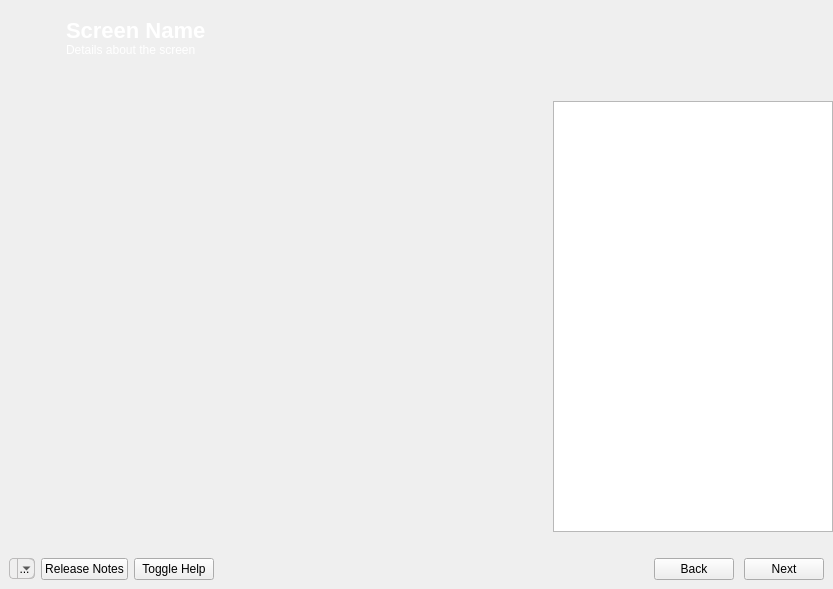
<?xml version="1.0" encoding="UTF-8"?>
<ui version="4.0">
 <class>YaliMain</class>
 <widget class="QWidget" name="YaliMain">
  <property name="geometry">
   <rect>
    <x>0</x>
    <y>0</y>
    <width>833</width>
    <height>589</height>
   </rect>
  </property>
  <property name="windowTitle">
   <string>Yali4</string>
  </property>
  <layout class="QGridLayout" name="gridLayout_3">
   <property name="margin">
    <number>0</number>
   </property>
   <item row="0" column="0">
    <widget class="QWidget" name="Yali" native="true">
     <layout class="QGridLayout" name="gridLayout_2">
      <property name="margin">
       <number>0</number>
      </property>
      <item row="0" column="0">
       <widget class="QFrame" name="frame_4">
        <property name="sizePolicy">
         <sizepolicy hsizetype="Preferred" vsizetype="Preferred">
          <horstretch>0</horstretch>
          <verstretch>0</verstretch>
         </sizepolicy>
        </property>
        <property name="frameShape">
         <enum>QFrame::NoFrame</enum>
        </property>
        <property name="frameShadow">
         <enum>QFrame::Raised</enum>
        </property>
        <layout class="QGridLayout">
         <property name="margin">
          <number>0</number>
         </property>
         <property name="spacing">
          <number>0</number>
         </property>
         <item row="0" column="1">
          <widget class="QLabel" name="screenIcon">
           <property name="maximumSize">
            <size>
             <width>50</width>
             <height>60</height>
            </size>
           </property>
           <property name="text">
            <string/>
           </property>
           <property name="pixmap">
            <pixmap resource="../../data.qrc">:/gui/pics/pardus.png</pixmap>
           </property>
          </widget>
         </item>
         <item row="0" column="2">
          <layout class="QVBoxLayout">
           <property name="spacing">
            <number>0</number>
           </property>
           <property name="leftMargin">
            <number>6</number>
           </property>
           <property name="topMargin">
            <number>4</number>
           </property>
           <item>
            <spacer>
             <property name="orientation">
              <enum>Qt::Vertical</enum>
             </property>
             <property name="sizeType">
              <enum>QSizePolicy::Fixed</enum>
             </property>
             <property name="sizeHint" stdset="0">
              <size>
               <width>20</width>
               <height>6</height>
              </size>
             </property>
            </spacer>
           </item>
           <item>
            <widget class="QLabel" name="screenName">
             <property name="styleSheet">
              <string>font:bold 22px;color:white;</string>
             </property>
             <property name="text">
              <string>Screen Name</string>
             </property>
             <property name="textFormat">
              <enum>Qt::RichText</enum>
             </property>
             <property name="alignment">
              <set>Qt::AlignBottom|Qt::AlignLeading|Qt::AlignLeft</set>
             </property>
            </widget>
           </item>
           <item>
            <widget class="QLabel" name="screenDescription">
             <property name="styleSheet">
              <string>color:white;</string>
             </property>
             <property name="text">
              <string>Details about the screen</string>
             </property>
             <property name="alignment">
              <set>Qt::AlignLeading|Qt::AlignLeft|Qt::AlignTop</set>
             </property>
            </widget>
           </item>
          </layout>
         </item>
         <item row="0" column="3">
          <layout class="QVBoxLayout">
           <item>
            <spacer name="verticalSpacer_2">
             <property name="orientation">
              <enum>Qt::Vertical</enum>
             </property>
             <property name="sizeType">
              <enum>QSizePolicy::Fixed</enum>
             </property>
             <property name="sizeHint" stdset="0">
              <size>
               <width>20</width>
               <height>5</height>
              </size>
             </property>
            </spacer>
           </item>
           <item>
            <widget class="QLabel" name="label_4">
             <property name="sizePolicy">
              <sizepolicy hsizetype="Fixed" vsizetype="Preferred">
               <horstretch>0</horstretch>
               <verstretch>0</verstretch>
              </sizepolicy>
             </property>
             <property name="minimumSize">
              <size>
               <width>0</width>
               <height>70</height>
              </size>
             </property>
             <property name="maximumSize">
              <size>
               <width>71</width>
               <height>65</height>
              </size>
             </property>
             <property name="pixmap">
              <pixmap resource="../../data.qrc">:/gui/pics/logo.png</pixmap>
             </property>
             <property name="scaledContents">
              <bool>true</bool>
             </property>
            </widget>
           </item>
          </layout>
         </item>
         <item row="0" column="4">
          <spacer>
           <property name="orientation">
            <enum>Qt::Horizontal</enum>
           </property>
           <property name="sizeType">
            <enum>QSizePolicy::Fixed</enum>
           </property>
           <property name="sizeHint" stdset="0">
            <size>
             <width>12</width>
             <height>53</height>
            </size>
           </property>
          </spacer>
         </item>
         <item row="0" column="0">
          <spacer name="horizontalSpacer_3">
           <property name="orientation">
            <enum>Qt::Horizontal</enum>
           </property>
           <property name="sizeType">
            <enum>QSizePolicy::Fixed</enum>
           </property>
           <property name="sizeHint" stdset="0">
            <size>
             <width>10</width>
             <height>20</height>
            </size>
           </property>
          </spacer>
         </item>
        </layout>
       </widget>
      </item>
      <item row="1" column="0">
       <layout class="QHBoxLayout" name="horizontalLayout">
        <item>
         <widget class="QScrollArea" name="scrollArea">
          <property name="frameShape">
           <enum>QFrame::NoFrame</enum>
          </property>
          <property name="lineWidth">
           <number>0</number>
          </property>
          <property name="widgetResizable">
           <bool>true</bool>
          </property>
          <property name="alignment">
           <set>Qt::AlignCenter</set>
          </property>
          <widget class="QWidget" name="scrollAreaWidgetContents">
           <property name="geometry">
            <rect>
             <x>0</x>
             <y>0</y>
             <width>545</width>
             <height>450</height>
            </rect>
           </property>
           <layout class="QGridLayout" name="gridLayout">
            <property name="margin">
             <number>0</number>
            </property>
            <property name="spacing">
             <number>0</number>
            </property>
            <item row="0" column="0">
             <widget class="QStackedWidget" name="mainStack">
              <property name="autoFillBackground">
               <bool>false</bool>
              </property>
              <property name="currentIndex">
               <number>0</number>
              </property>
              <widget class="QWidget" name="page"/>
             </widget>
            </item>
           </layout>
          </widget>
         </widget>
        </item>
        <item>
         <widget class="QFrame" name="helpContentFrame">
          <property name="sizePolicy">
           <sizepolicy hsizetype="Preferred" vsizetype="Preferred">
            <horstretch>0</horstretch>
            <verstretch>0</verstretch>
           </sizepolicy>
          </property>
          <property name="maximumSize">
           <size>
            <width>280</width>
            <height>16777215</height>
           </size>
          </property>
          <property name="frameShape">
           <enum>QFrame::NoFrame</enum>
          </property>
          <property name="frameShadow">
           <enum>QFrame::Raised</enum>
          </property>
          <layout class="QGridLayout">
           <property name="margin">
            <number>0</number>
           </property>
           <property name="spacing">
            <number>0</number>
           </property>
           <item row="0" column="0">
            <spacer>
             <property name="orientation">
              <enum>Qt::Vertical</enum>
             </property>
             <property name="sizeType">
              <enum>QSizePolicy::Fixed</enum>
             </property>
             <property name="sizeHint" stdset="0">
              <size>
               <width>0</width>
               <height>20</height>
              </size>
             </property>
            </spacer>
           </item>
           <item row="1" column="0">
            <widget class="QTextBrowser" name="helpContent">
             <property name="sizePolicy">
              <sizepolicy hsizetype="Expanding" vsizetype="Expanding">
               <horstretch>0</horstretch>
               <verstretch>0</verstretch>
              </sizepolicy>
             </property>
             <property name="minimumSize">
              <size>
               <width>120</width>
               <height>120</height>
              </size>
             </property>
            </widget>
           </item>
           <item row="2" column="0">
            <spacer name="verticalSpacer">
             <property name="orientation">
              <enum>Qt::Vertical</enum>
             </property>
             <property name="sizeType">
              <enum>QSizePolicy::Fixed</enum>
             </property>
             <property name="sizeHint" stdset="0">
              <size>
               <width>0</width>
               <height>20</height>
              </size>
             </property>
            </spacer>
           </item>
          </layout>
         </widget>
        </item>
       </layout>
      </item>
      <item row="2" column="0">
       <widget class="QFrame" name="frame_3">
        <property name="frameShape">
         <enum>QFrame::NoFrame</enum>
        </property>
        <property name="frameShadow">
         <enum>QFrame::Raised</enum>
        </property>
        <layout class="QHBoxLayout">
         <property name="topMargin">
          <number>0</number>
         </property>
         <item>
          <layout class="QHBoxLayout">
           <item>
            <widget class="QToolButton" name="toolButton">
             <property name="styleSheet">
              <string notr="true"> QToolButton { /* all types of tool button */
     border: 1px solid #bcbbbb;
     border-radius: 4px;
     background-color: qlineargradient(x1: 0, y1: 0, x2: 0, y2: 1,
                                       stop: 0 #f6f7fa, stop: 1 #dadbde);
    padding:1px 0px 1px 5px;
 }

 QToolButton[popupMode=&quot;1&quot;] { /* only for MenuButtonPopup */
     padding-right: 20px; /* make way for the popup button */
 }

 QToolButton:pressed {
     background-color: qlineargradient(x1: 0, y1: 0, x2: 0, y2: 1,
                                       stop: 0 #dadbde, stop: 1 #f6f7fa);
 }

 /* the subcontrols below are used only in the MenuButtonPopup mode */
 QToolButton::menu-button {
     border: 1px solid #bcbbbb;
     border-top-right-radius: 6px;
     border-bottom-right-radius: 6px;
     /* 16px width + 4px for border = 20px allocated above */
     width: 16px;
 }

QToolButton::menu-arrow {
     image: url(:/images/treeview-branch-open.png);
 }

 QToolButton::menu-arrow:open {
     top: 1px; left: 1px; /* shift it a bit */
 }
</string>
             </property>
             <property name="text">
              <string>...</string>
             </property>
             <property name="icon">
              <iconset resource="../../data.qrc">
               <normaloff>:/images/system-shutdown.png</normaloff>:/images/system-shutdown.png</iconset>
             </property>
             <property name="popupMode">
              <enum>QToolButton::MenuButtonPopup</enum>
             </property>
            </widget>
           </item>
           <item>
            <widget class="QPushButton" name="releaseNotes">
             <property name="focusPolicy">
              <enum>Qt::TabFocus</enum>
             </property>
             <property name="text">
              <string>Release Notes</string>
             </property>
            </widget>
           </item>
           <item>
            <widget class="QPushButton" name="toggleHelp">
             <property name="focusPolicy">
              <enum>Qt::TabFocus</enum>
             </property>
             <property name="text">
              <string>Toggle Help</string>
             </property>
            </widget>
           </item>
          </layout>
         </item>
         <item>
          <spacer>
           <property name="orientation">
            <enum>Qt::Horizontal</enum>
           </property>
           <property name="sizeHint" stdset="0">
            <size>
             <width>40</width>
             <height>20</height>
            </size>
           </property>
          </spacer>
         </item>
         <item>
          <layout class="QHBoxLayout">
           <property name="spacing">
            <number>0</number>
           </property>
           <item>
            <widget class="QPushButton" name="buttonBack">
             <property name="minimumSize">
              <size>
               <width>70</width>
               <height>0</height>
              </size>
             </property>
             <property name="focusPolicy">
              <enum>Qt::TabFocus</enum>
             </property>
             <property name="toolTip">
              <string>Previous Screen</string>
             </property>
             <property name="text">
              <string>Back</string>
             </property>
            </widget>
           </item>
           <item>
            <spacer name="horizontalSpacer">
             <property name="orientation">
              <enum>Qt::Horizontal</enum>
             </property>
             <property name="sizeType">
              <enum>QSizePolicy::Fixed</enum>
             </property>
             <property name="sizeHint" stdset="0">
              <size>
               <width>10</width>
               <height>20</height>
              </size>
             </property>
            </spacer>
           </item>
           <item>
            <widget class="QPushButton" name="buttonNext">
             <property name="minimumSize">
              <size>
               <width>70</width>
               <height>0</height>
              </size>
             </property>
             <property name="focusPolicy">
              <enum>Qt::TabFocus</enum>
             </property>
             <property name="toolTip">
              <string>Next Screen</string>
             </property>
             <property name="text">
              <string>Next</string>
             </property>
            </widget>
           </item>
          </layout>
         </item>
        </layout>
       </widget>
      </item>
     </layout>
    </widget>
   </item>
  </layout>
 </widget>
 <resources>
  <include location="../../data.qrc"/>
 </resources>
 <connections/>
</ui>
